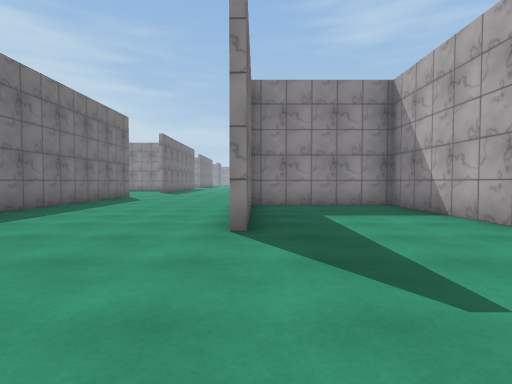
View 1 (above)

24 first-person views from a walk through a 3-D level made in the Unity game engine. The camera is 1.2 m above the floor, tilts 2° down and sees 80° across. The floor is counted in squares, 2 m on a side. Each view is taken from the middle of a square. On the plan, view 1 faces up. The plan holds only what a view shows up to about 9 squares ahead; the rest is blank. The place goes on beyond the plan. The player character is not drawn. Some animated figures are left out. Surface patterns are stand-ins for the level's own textures.

View 2
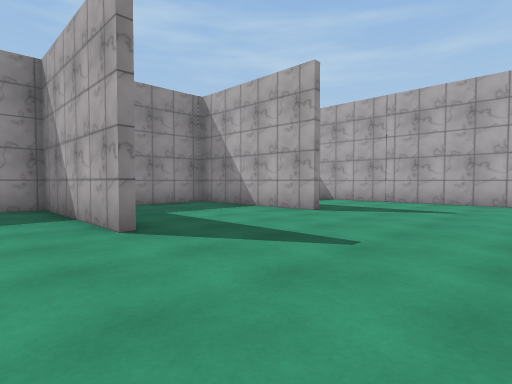

View 3
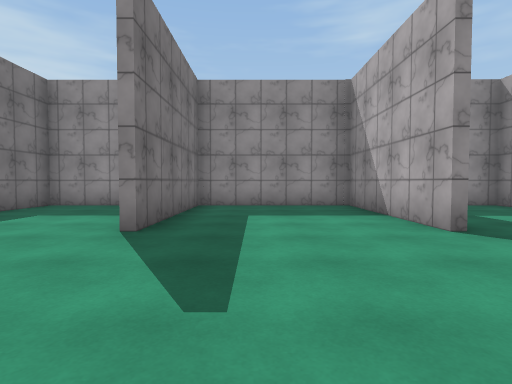

View 4
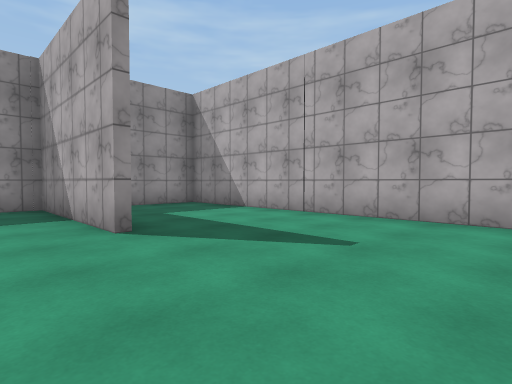

View 5
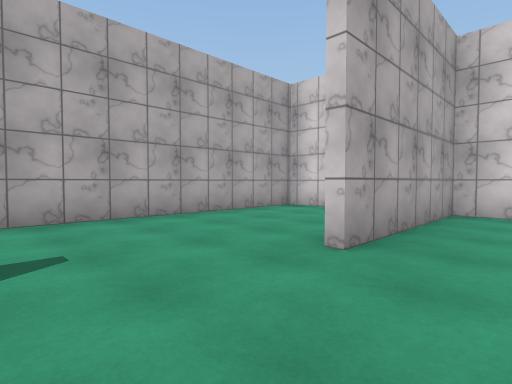

View 6
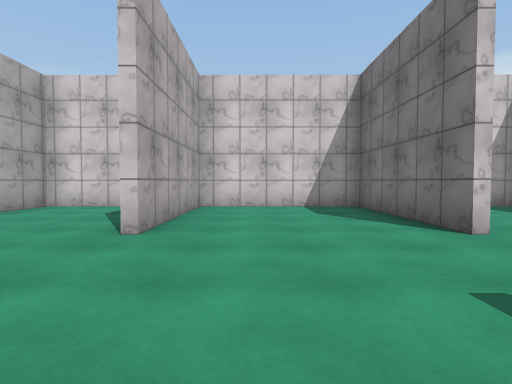

View 7
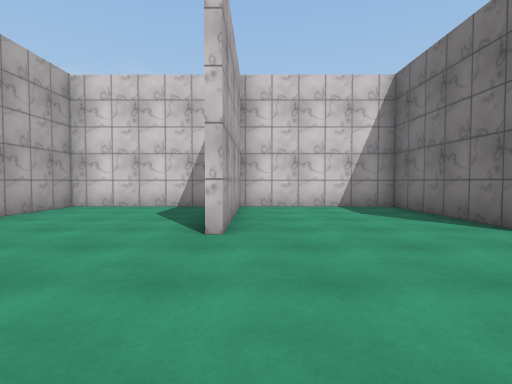

View 8
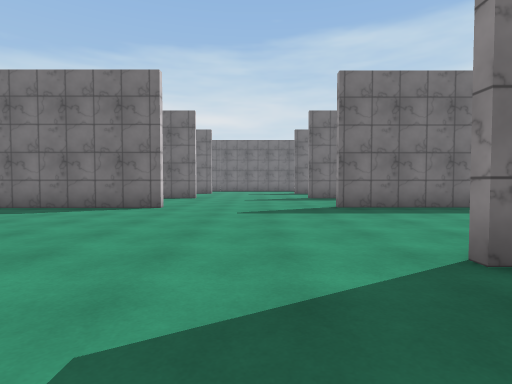

View 9
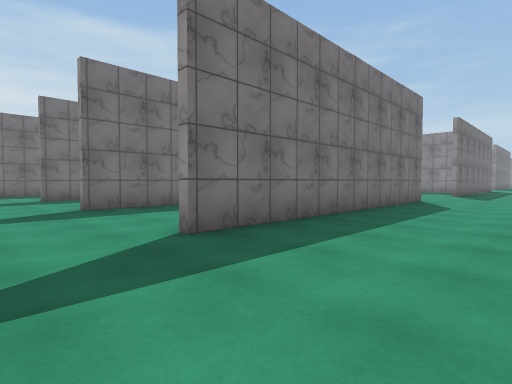

View 10
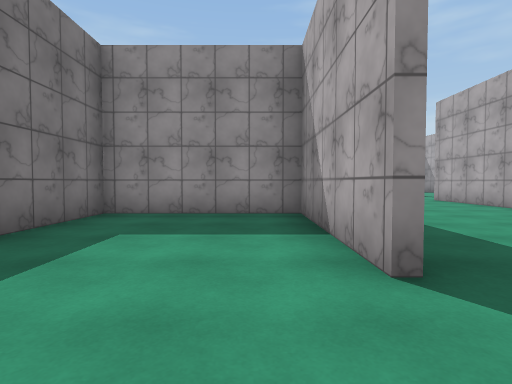

View 11
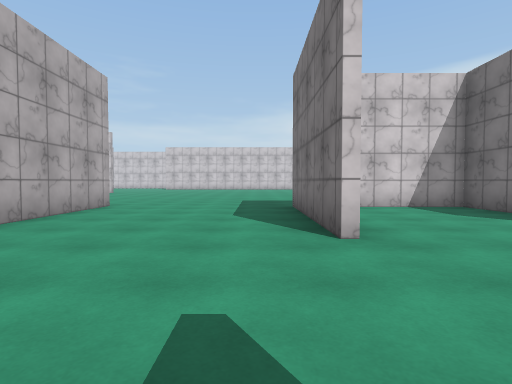

View 12
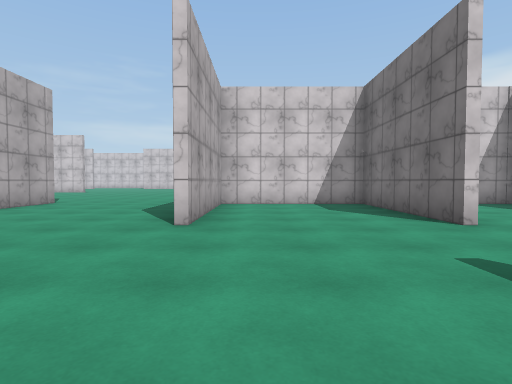

View 13
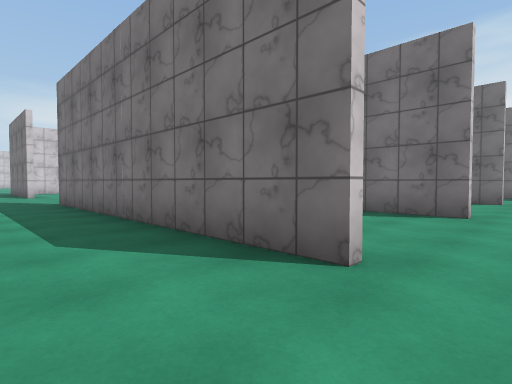

View 14
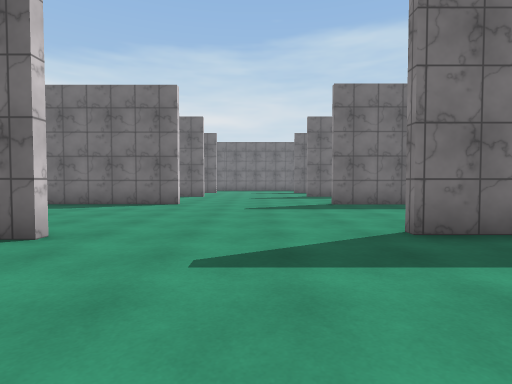

View 15
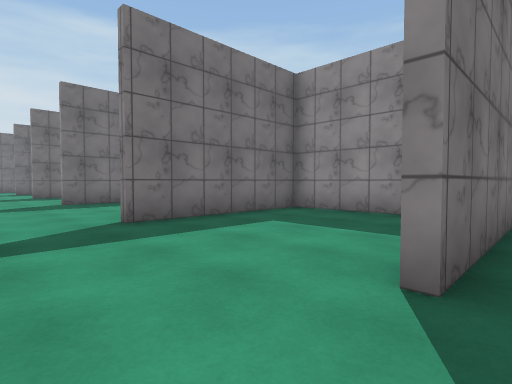

View 16
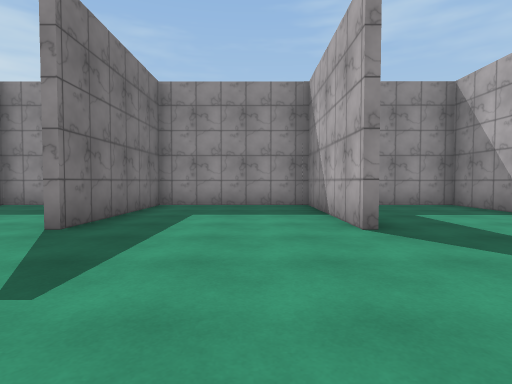

View 17
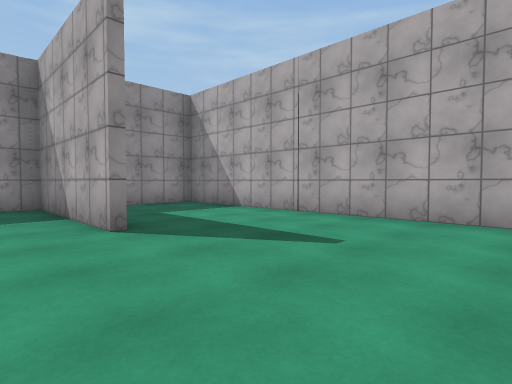

View 18
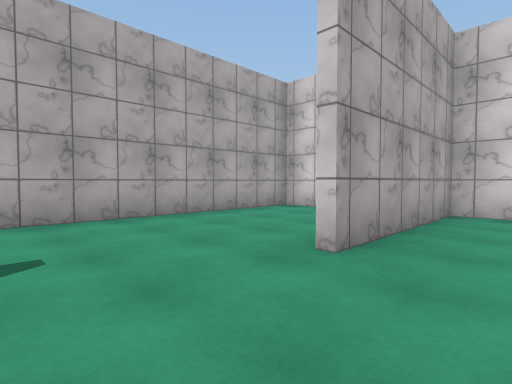

View 19
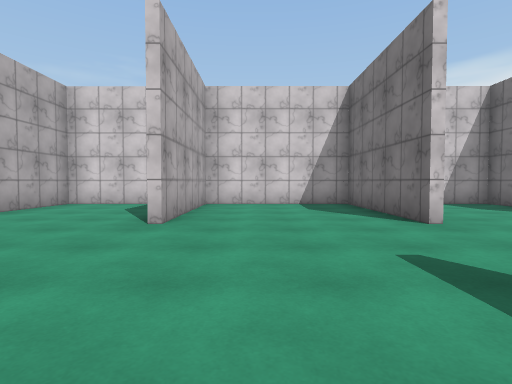

View 20
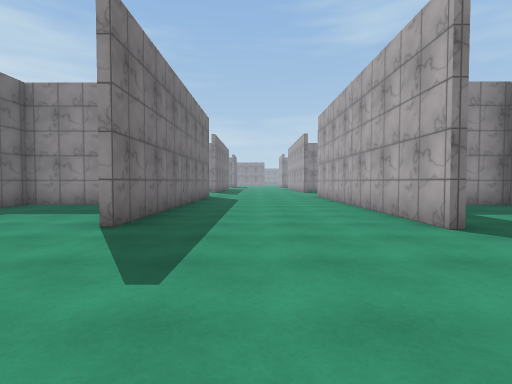

View 21
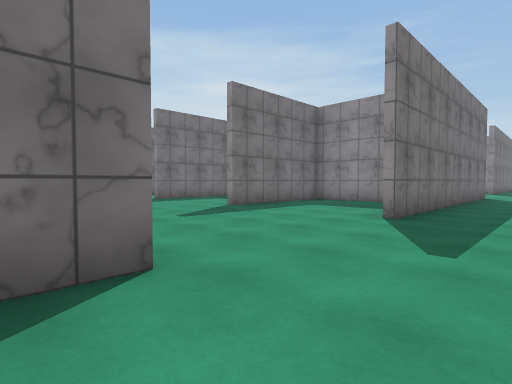

View 22
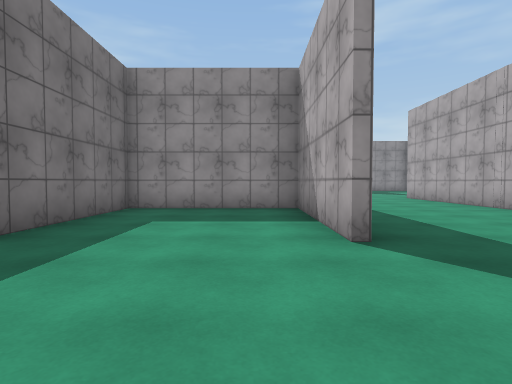

View 23
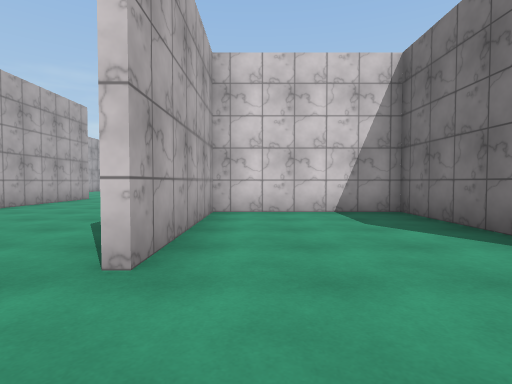

View 24
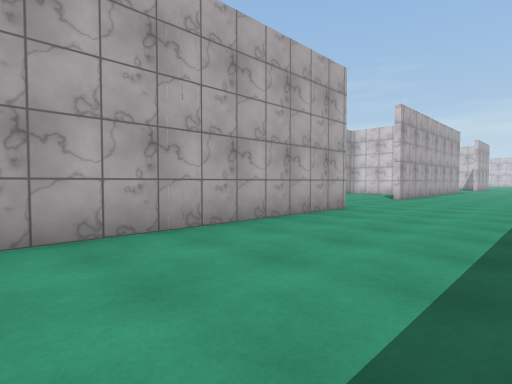

### Floor plan
Points are (right, up) in squares from view 1. A wall is a line through its corners. A room is listed if a view was taken in it or the views show most of it. See-through windows are left out.
Room 1 (views 1, 2, 3, 4, 5, 6, 7, 8, 9, 10, 11, 12, 13, 14, 15, 16, 17, 18, 19, 20, 21, 22, 23, 24)
walls: (-0.1, 8.8) (-0.1, 8) (1.1, 8); (-0.4, 8.8) (-0.4, 11); (-0.4, 4.9) (-0.4, 7.2); (3.6, 7.6) (3.6, 3.5); (3.4, 3.5) (3.4, 7.6); (3.6, 11.8) (3.6, 8) (7.3, 8) (7.3, 11.8); (-5.2, 3.9) (-5.2, 7.6) (-8.8, 7.6) (-8.8, 3.9); (7.3, 3.5) (7.3, 7.6) (-0.1, 7.6) (-0.1, 3.6); (-5, 12) (-5, 3.9); (3.6, -0.4) (3.6, -4.2) (7.3, -4.2) (7.3, -0.4); (8.8, 8) (11, 8) (11, 19.7) (9, 19.7); (-0.1, -0.8) (-0.1, -4.2) (3.4, -4.2) (3.4, -0.4); (-0.6, 15.8) (-0.6, 22.1); (-5, -0.1) (-5, -4.2); (7.3, 15.8) (7.3, 19.7) (-0.4, 19.7) (-0.4, 15.8); (-5.2, 15.9) (-5.2, 19.7) (-8.8, 19.7) (-8.8, 16); (-8.8, 12) (-8.8, 8) (-5.2, 8) (-5.2, 12); (-0.4, -4.5) (-0.4, -1.1); (-8.8, -0.1) (-8.8, -4.2) (-5.2, -4.2) (-5.2, -0.1); (3.6, 19.8) (3.6, 15.8); (9.1, -4.2) (11, -4.2) (11, 7.6) (9.1, 7.6); (-5, 21.9) (-5, 15.9)

Where each view was taken, in squares from view 1:
view 1: 0 up, 0 right, facing up
view 2: 0 up, 2 right, facing up-right
view 3: 0 up, 5 right, facing up
view 4: 0 up, 6 right, facing up-right
view 5: 2 up, 6 right, facing down-right
view 6: 3 up, 6 right, facing down
view 7: 3 up, 3 right, facing down
view 8: 2 up, 2 right, facing left
view 9: 2 up, 2 left, facing up-left
view 10: 2 up, 6 left, facing up
view 11: 3 up, 4 left, facing down
view 12: 4 up, 6 left, facing down
view 13: 13 up, 3 left, facing down-left
view 14: 14 up, 3 right, facing left
view 15: 14 up, 4 right, facing up-left
view 16: 12 up, 6 right, facing up
view 17: 12 up, 6 right, facing up-right
view 18: 14 up, 6 right, facing down-right
view 19: 16 up, 6 right, facing down
view 20: 12 up, 3 left, facing up
view 21: 11 up, 3 left, facing up-left
view 22: 13 up, 6 left, facing up
view 23: 14 up, 6 left, facing down
view 24: 22 up, 4 left, facing down-right
